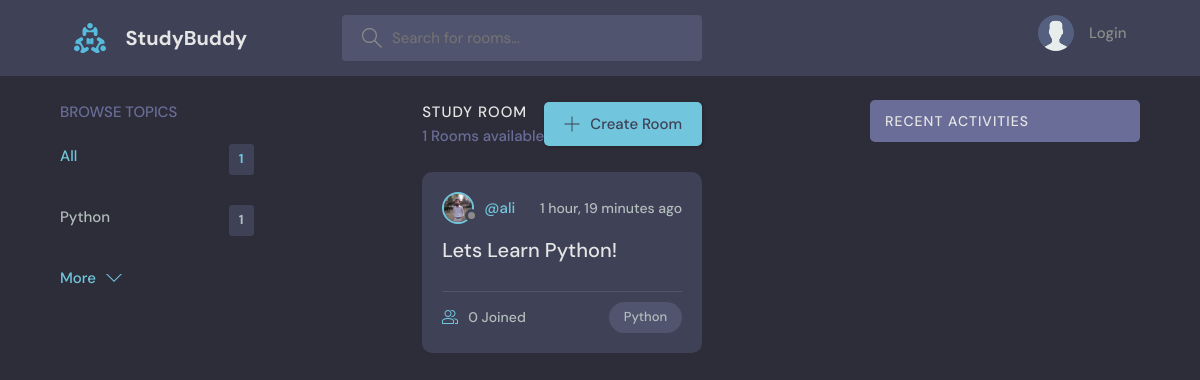
Before: / with the older database file.
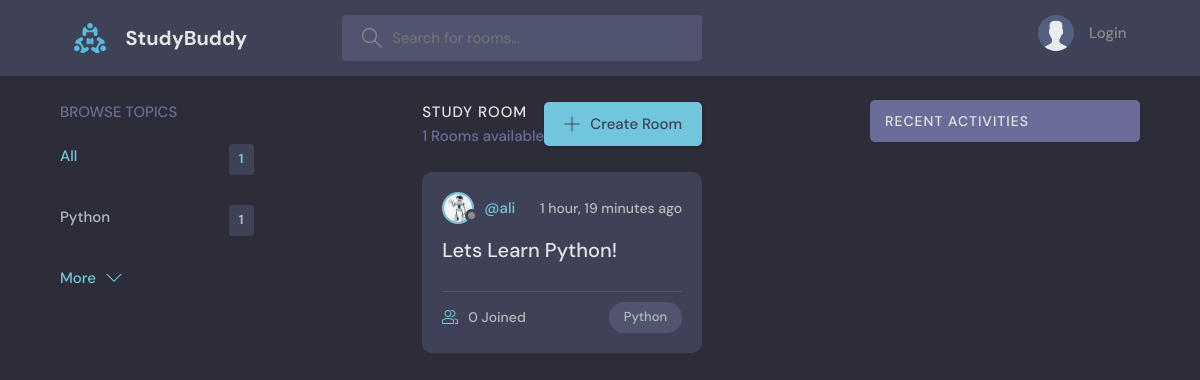
After: the same page with the newer database file.
### base/models.py (models this page shows, shortened)
class Room(models.Model):
    host = models.ForeignKey(User, on_delete=models.SET_NULL, null=True)
    topic = models.ForeignKey(Topic, on_delete=models.SET_NULL, null=True)
    name = models.CharField(max_length=100)
    description = models.TextField(null=True, blank=True)
    participants = models.ManyToManyField(User, related_name='participants', blank=True)
    updated = models.DateTimeField(auto_now=True)
    created = models.DateTimeField(auto_now_add=True)
    class Meta:
        ordering = ['-updated', '-created']

class User(AbstractUser):
    name = models.CharField(max_length=100, null=True)
    email = models.EmailField(unique=True, null=True)
    bio = models.TextField(null=True)
    avatar = models.ImageField(null=True, default='avatar.svg')
    USERNAME_FIELD = 'email'
    REQUIRED_FIELDS = []

class Topic(models.Model):
    name = models.CharField(max_length=200)

### base/views.py (the view)
# urls.py: path('', views.home, name='home'),
def home(request):
    q = request.GET.get('q') if request.GET.get('q') != None else ''
    rooms = Room.objects.filter(
        Q(topic__name__icontains=q) |
        Q(name__icontains=q) |
        Q(description__icontains=q)
        )
    rooms_count = rooms.all().count()
    room_messages = Message.objects.filter(Q(room__topic__name__icontains=q))
    topics = Topic.objects.all()[:5]
    context = {'rooms': rooms, 'topics':topics, 'rooms_count':rooms_count,
               'room_messages':room_messages}
    return render(request, 'base/home.html', context=context)

### base/templates/base/home.html (shortened to what this page needs)
{% extends 'main.html' %}
{% block content %}
    <main class="layout layout--3">
      <div class="container">
        {% include 'base/topics_component.html' %}
        <div% class="roomList">
          <div class="roomList__header">
            <div>
              <h2>Study Room</h2>
              <p>{{ rooms_count }} Rooms available</p>
            </div>
            <a class="btn btn--main" href="{% url 'create_room' %}">
              <svg version="1.1" xmlns="http://www.w3.org/2000/svg" width="32" height="32" viewBox="0 0 32 32">
                <title>add</title>
                <path
                  d="M16.943 0.943h-1.885v14.115h-14.115v1.885h14.115v14.115h1.885v-14.115h14.115v-1.885h-14.115v-14.115z"
                ></path>
              </svg>
              Create Room
            </a>
          </div>
          {% include 'base/feed_component.html' %}
        </div%>
        {% include 'base/activity_component.html' %}
      </div>
    </main>
{% endblock %}

### base/templates/base/feed_component.html (shortened to what this page needs)
{% for room in rooms %}
<div class="roomListRoom">
    <div class="roomListRoom__header">
      <a href="{% url 'user_profile' room.host.id %}" class="roomListRoom__author">
        <div class="avatar avatar--small">
          <img src="{{ room.host.avatar.url }}" />
        </div>
        <span>@{{ room.host.username }}</span>
      </a>
      <div class="roomListRoom__actions">
        <span>{{ room.created | timesince }} ago</span>
      </div>
    </div>
    <div class="roomListRoom__content">
      <a href="{% url 'room' room.id %}">{{ room.name }}</a>
    </div>
    <div class="roomListRoom__meta">
      <a href="{% url 'room' room.id %}" class="roomListRoom__joined">
        {{ room.participants.all.count }} Joined
      </a>
      <p class="roomListRoom__topic">{{ room.topic.name }}</p>
    </div>
</div>
{% endfor %}

Changed rows visible on the page:
changed through a linked row, Room "Lets Learn Python!": host.avatar: a different picture
